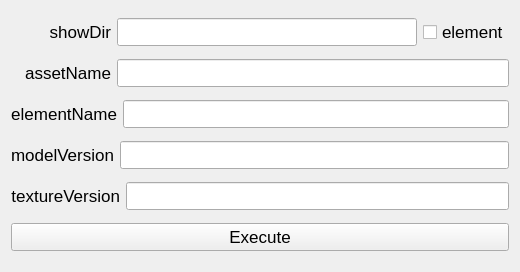
<?xml version="1.0" encoding="UTF-8"?>
<ui version="4.0">
 <class>Form</class>
 <widget class="QWidget" name="Form">
  <property name="geometry">
   <rect>
    <x>0</x>
    <y>0</y>
    <width>520</width>
    <height>272</height>
   </rect>
  </property>
  <property name="windowTitle">
   <string>Form</string>
  </property>
  <layout class="QVBoxLayout" name="verticalLayout">
   <item>
    <layout class="QHBoxLayout" name="horizontalLayout">
     <item>
      <widget class="QLabel" name="label">
       <property name="minimumSize">
        <size>
         <width>100</width>
         <height>0</height>
        </size>
       </property>
       <property name="font">
        <font>
         <pointsize>13</pointsize>
        </font>
       </property>
       <property name="layoutDirection">
        <enum>Qt::LeftToRight</enum>
       </property>
       <property name="text">
        <string>showDir</string>
       </property>
       <property name="alignment">
        <set>Qt::AlignRight|Qt::AlignTrailing|Qt::AlignVCenter</set>
       </property>
      </widget>
     </item>
     <item>
      <widget class="QLineEdit" name="showDirEdit">
       <property name="font">
        <font>
         <pointsize>13</pointsize>
        </font>
       </property>
      </widget>
     </item>
     <item>
      <widget class="QCheckBox" name="elementCheckBox">
       <property name="font">
        <font>
         <pointsize>13</pointsize>
        </font>
       </property>
       <property name="text">
        <string>element</string>
       </property>
      </widget>
     </item>
    </layout>
   </item>
   <item>
    <layout class="QHBoxLayout" name="horizontalLayout_2">
     <item>
      <widget class="QLabel" name="label_2">
       <property name="minimumSize">
        <size>
         <width>100</width>
         <height>0</height>
        </size>
       </property>
       <property name="font">
        <font>
         <pointsize>13</pointsize>
        </font>
       </property>
       <property name="text">
        <string>assetName</string>
       </property>
       <property name="alignment">
        <set>Qt::AlignRight|Qt::AlignTrailing|Qt::AlignVCenter</set>
       </property>
      </widget>
     </item>
     <item>
      <widget class="QLineEdit" name="assetNameEdit">
       <property name="font">
        <font>
         <pointsize>13</pointsize>
        </font>
       </property>
      </widget>
     </item>
    </layout>
   </item>
   <item>
    <layout class="QHBoxLayout" name="horizontalLayout_5">
     <item>
      <widget class="QLabel" name="elementLabel">
       <property name="minimumSize">
        <size>
         <width>100</width>
         <height>0</height>
        </size>
       </property>
       <property name="font">
        <font>
         <pointsize>13</pointsize>
        </font>
       </property>
       <property name="text">
        <string>elementName</string>
       </property>
       <property name="alignment">
        <set>Qt::AlignRight|Qt::AlignTrailing|Qt::AlignVCenter</set>
       </property>
      </widget>
     </item>
     <item>
      <widget class="QLineEdit" name="elementEdit">
       <property name="font">
        <font>
         <pointsize>13</pointsize>
        </font>
       </property>
      </widget>
     </item>
    </layout>
   </item>
   <item>
    <layout class="QHBoxLayout" name="horizontalLayout_3">
     <item>
      <widget class="QLabel" name="label_3">
       <property name="minimumSize">
        <size>
         <width>100</width>
         <height>0</height>
        </size>
       </property>
       <property name="font">
        <font>
         <pointsize>13</pointsize>
        </font>
       </property>
       <property name="text">
        <string>modelVersion</string>
       </property>
       <property name="alignment">
        <set>Qt::AlignRight|Qt::AlignTrailing|Qt::AlignVCenter</set>
       </property>
      </widget>
     </item>
     <item>
      <widget class="QLineEdit" name="modelVersionEdit">
       <property name="font">
        <font>
         <pointsize>13</pointsize>
        </font>
       </property>
      </widget>
     </item>
    </layout>
   </item>
   <item>
    <layout class="QHBoxLayout" name="horizontalLayout_4">
     <item>
      <widget class="QLabel" name="label_4">
       <property name="minimumSize">
        <size>
         <width>100</width>
         <height>0</height>
        </size>
       </property>
       <property name="font">
        <font>
         <pointsize>13</pointsize>
        </font>
       </property>
       <property name="text">
        <string>textureVersion</string>
       </property>
       <property name="alignment">
        <set>Qt::AlignRight|Qt::AlignTrailing|Qt::AlignVCenter</set>
       </property>
      </widget>
     </item>
     <item>
      <widget class="QLineEdit" name="textureVersionEdit">
       <property name="font">
        <font>
         <pointsize>13</pointsize>
        </font>
       </property>
      </widget>
     </item>
    </layout>
   </item>
   <item>
    <widget class="QPushButton" name="execBtn">
     <property name="font">
      <font>
       <pointsize>13</pointsize>
      </font>
     </property>
     <property name="text">
      <string>Execute</string>
     </property>
    </widget>
   </item>
  </layout>
 </widget>
 <resources/>
 <connections/>
</ui>
